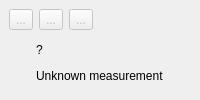
  <widget class="QDockWidget" name="dockWidgetDiagram">
   <property name="sizePolicy">
    <sizepolicy hsizetype="Preferred" vsizetype="Preferred">
     <horstretch>1</horstretch>
     <verstretch>0</verstretch>
    </sizepolicy>
   </property>
   <property name="windowTitle">
    <string>Measurement diagram</string>
   </property>
   <attribute name="dockWidgetArea">
    <number>2</number>
   </attribute>
   <widget class="QWidget" name="dockWidgetContents">
    <property name="sizePolicy">
     <sizepolicy hsizetype="Preferred" vsizetype="Preferred">
      <horstretch>1</horstretch>
      <verstretch>0</verstretch>
     </sizepolicy>
    </property>
    <layout class="QVBoxLayout" name="verticalLayout_4">
     <item>
      <layout class="QHBoxLayout" name="horizontalLayout_3">
       <item>
        <widget class="QToolButton" name="toolButtonAddImage">
         <property name="enabled">
          <bool>false</bool>
         </property>
         <property name="toolTip">
          <string>Add image</string>
         </property>
         <property name="text">
          <string notr="true">...</string>
         </property>
         <property name="icon">
          <iconset resource="../../libs/vmisc/share/resources/icon.qrc">
           <normaloff>:/icon/light/16x16/insert-image.png</normaloff>:/icon/light/16x16/insert-image.png</iconset>
         </property>
        </widget>
       </item>
       <item>
        <widget class="QToolButton" name="toolButtonRemoveImage">
         <property name="enabled">
          <bool>false</bool>
         </property>
         <property name="toolTip">
          <string>Remove image</string>
         </property>
         <property name="text">
          <string notr="true">...</string>
         </property>
         <property name="icon">
          <iconset resource="../../libs/vmisc/share/resources/icon.qrc">
           <normaloff>:/icon/light/16x16/remove-image.png</normaloff>:/icon/light/16x16/remove-image.png</iconset>
         </property>
        </widget>
       </item>
       <item>
        <widget class="QToolButton" name="toolButtonSaveImage">
         <property name="enabled">
          <bool>false</bool>
         </property>
         <property name="toolTip">
          <string>Save image</string>
         </property>
         <property name="text">
          <string notr="true">...</string>
         </property>
         <property name="icon">
          <iconset theme="document-save-as">
           <normaloff>.</normaloff>.</iconset>
         </property>
        </widget>
       </item>
       <item>
        <spacer name="horizontalSpacer_2">
         <property name="orientation">
          <enum>Qt::Horizontal</enum>
         </property>
         <property name="sizeHint" stdset="0">
          <size>
           <width>40</width>
           <height>20</height>
          </size>
         </property>
        </spacer>
       </item>
      </layout>
     </item>
     <item alignment="Qt::AlignHCenter">
      <widget class="VAspectRatioPixmapLabel" name="labelDiagram">
       <property name="sizePolicy">
        <sizepolicy hsizetype="Expanding" vsizetype="Expanding">
         <horstretch>0</horstretch>
         <verstretch>0</verstretch>
        </sizepolicy>
       </property>
       <property name="text">
        <string notr="true">&lt;html&gt;&lt;head/&gt;&lt;body&gt;&lt;p&gt;&lt;span style=&quot; font-size:340pt;&quot;&gt;?&lt;/span&gt;&lt;/p&gt;&lt;p align=\&quot;center\&quot;&gt;Unknown measurement&lt;/p&gt;&lt;/body&gt;&lt;/html&gt;</string>
       </property>
       <property name="scaledContents">
        <bool>false</bool>
       </property>
      </widget>
     </item>
    </layout>
   </widget>
  </widget>
